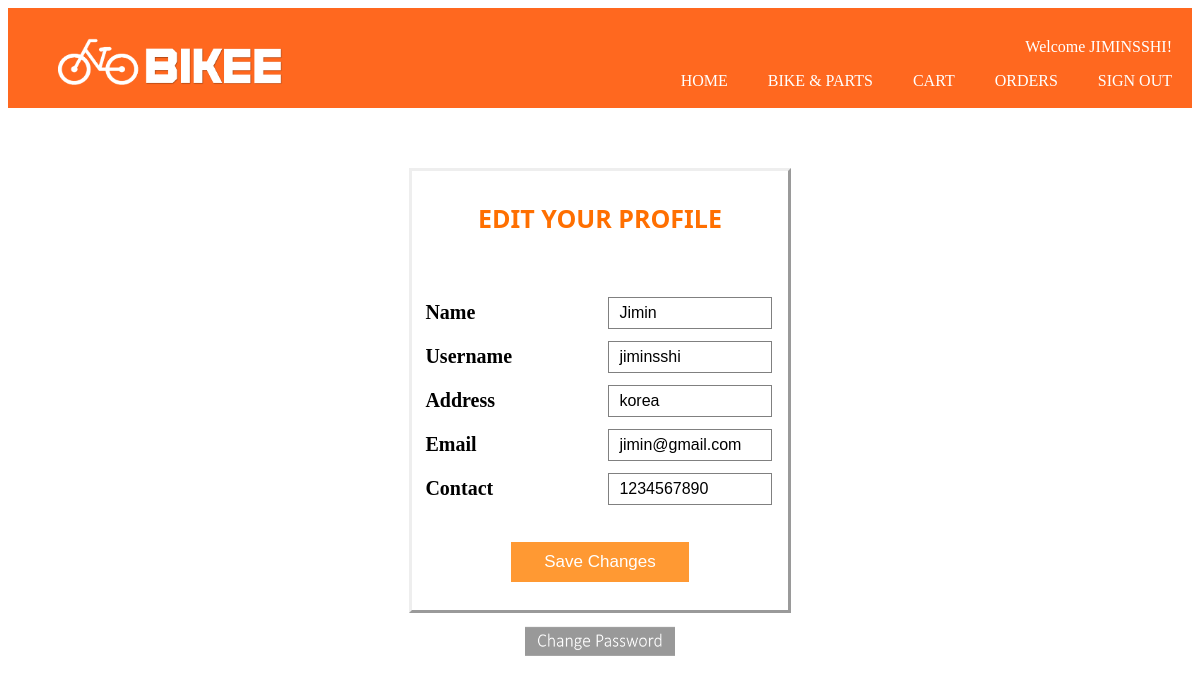
Screenshot of /UserProfile.php?username=jiminsshi with the database file from the repository.
### tables this page shows
CREATE TABLE `customers` (
  `id` int(11) NOT NULL,
  `name` varchar(100) NOT NULL,
  `username` varchar(100) NOT NULL,
  `password` varchar(100) NOT NULL,
  `email` varchar(100) NOT NULL,
  `address` varchar(100) NOT NULL,
  `contact` varchar(100) NOT NULL
);

### UserProfile.php (the view, shortened to what this page needs)
<?php include('Header.php') ?>
<?php
  $name='';
  require_once("DBFunctions.php");
    mysqli_select_db($conn,"bikeshop");
    $sql = "SELECT * from customers WHERE username='$current_username'";
    $result = mysqli_query($conn, $sql)
    or die(mysql_error());
    $row = mysqli_fetch_array($result);
	if($row) {
		$name = $row['name'];
        $username = $row['username'];
		$email = $row['email'];
        $address = $row['address'];
        $contact = $row['contact'];
	}
?>
<html>
<head>
</head>
<body>
<form action="" method="post">
<table border="0">
<tr>
<h1 style="font-size:25px;font-family:system-ui;color:#FF6F00;margin-top:20px" align="center">EDIT YOUR PROFILE</h1>
<br/><br/>
<tr>
<td height="40" width="179"><b><font color='Black'>Name<em></em></font></b></td>
<td class="input-group"><label>
<input type="text" name="name"  value="<?php echo $name; ?>"  />
</label></td>
</tr>
<tr>
<td height="40" width="179"><b><font color='Black'>Username<em></em></font></b></td>
<td class="input-group"><label>
<input type="text" name="username" value="<?php echo $username; ?>" />
</label></td>
</tr>
<tr>
<td height="40" width="179"><b><font color='Black'>Address<em></em></font></b></td>
<td class="input-group"><label>
<input type="text" name="address" value="<?php echo $address; ?>" />
</label></td>
</tr>
<tr>
<td height="40" width="179"><b><font color='Black'>Email<em></em></font></b></td>
<td class="input-group"><label>
<input type="text" name="email" value="<?php echo $email; ?>" />
</label></td>
</tr>
<tr>
<td height="40" width="179"><b><font color='Black'>Contact<em></em></font></b></td>
<td class="input-group"><label>
<input type="text" name="contact" value="<?php echo $contact; ?>" />
</label></td>
</tr>
</table>
<div align="center"><input type="submit" name="submit" value="Save Changes" class="btn"></div>
<br/>
</form>
<div align="center" style="font-size:18px"><a href="ChangePassword.php?username=<?php echo $current_username;?>"><img src="button_changepassword.png" style="width:150px;height: 40px" /></a></div>
</body>
</html>

### UserProfile.php (style rules this page uses)
form { width: 30%; margin: 60px auto; padding: 10px; border-style:outset; background: white; margin-bottom: 10px; }
.input-group input { height: 20px; width: 85%; padding: 5px 10px; font-size: 16px; border: 1px solid gray; }
.btn { padding: 10px; margin-top: 30px; font-size: 17px; color: white; background: #FF9933; border: none; width: 50%; }
td { font-family:Calibri; font-weight: bold; color:#49413B; font-size:20px; height:50; }

### rows the page displays
customers: name "Jimin", username "jiminsshi", address "korea", email "jimin@gmail.com", contact "1234567890"

### other values shown
$_GET['username'] "JIMINSSHI"
